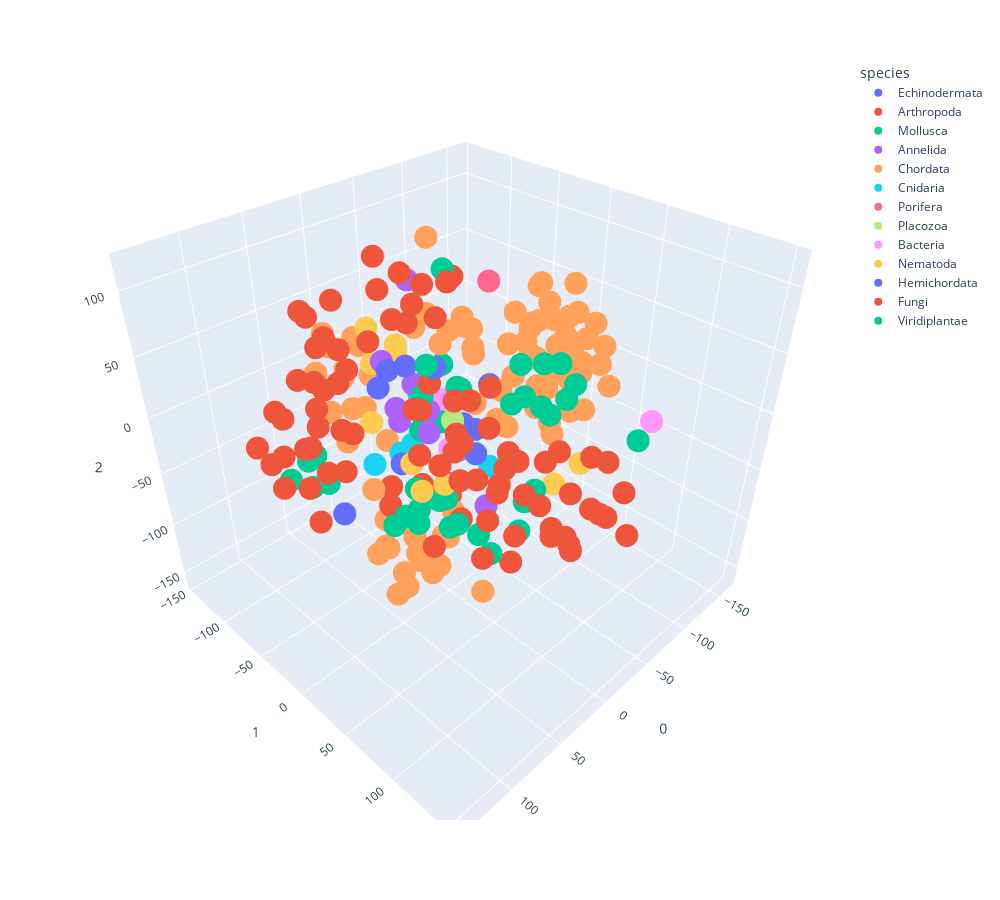

Notebook cell for this chart:
### Code cell
tsne_3d = TSNE(n_components=3, random_state=0)
proj_tsne_phyl_3d = tsne_3d.fit_transform(phyl)

tsne_phyl_3d = px.scatter_3d(
    proj_tsne_phyl_3d, x=0, y=1, z=2,
    color=colour.Color_species, labels={'color': 'species'}
)
tsne_phyl_3d.update_traces(marker_size=8)
tsne_phyl_3d.update_layout(xaxis_range=[-20, 20], yaxis_range=[-20, 20])
tsne_phyl_3d.update_layout(width=1000, height=900)
tsne_phyl_3d.update_xaxes(dtick=5)
tsne_phyl_3d.show()

### Figure 1 — Plotly figure (JSON) as saved in the notebook; plotly's stock layout.template omitted (floating-point values rounded to 4 significant figures)
{"data": [{"hovertemplate": "species=Echinodermata<br>0=%{x}<br>1=%{y}<br>2=%{z}<extra></extra>", "legendgroup": "Echinodermata", "marker": {"color": "#636efa", "size": 8, "symbol": "circle"}, "mode": "markers", "name": "Echinodermata", "scene": "scene", "showlegend": true, "type": "scatter3d", "x": [19.55, -2.874, 46.73, 27.63, 47.9, -43.1, -50.77, 135.8, 28.74, -63.58], "y": [8.312, 24.97, -18.64, -12.34, -6.892, -32.85, -21.94, 54.31, -18.64, -48.04], "z": [55.44, -17.73, 39.77, 51.39, 58.73, -64.78, -43.02, 25.96, -33.03, -56.35]}, {"hovertemplate": "species=Arthropoda<br>0=%{x}<br>1=%{y}<br>2=%{z}<extra></extra>", "legendgroup": "Arthropoda", "marker": {"color": "#EF553B", "size": 8, "symbol": "circle"}, "mode": "markers", "name": "Arthropoda", "scene": "scene", "showlegend": true, "type": "scatter3d", "x": [58.26, 62.05, 22.63, 36.18, 47.86, 5.384, 65.3, 82.37, -10.36, -17.92, 0.3541, 3.352, -12.32, 6.382, 15.6, 1.853, 57.12, -11.67, -25.44, -6.75, 41.93, -52.47, 27.53, 30.49, 74.67, 40.17, -1.392, 52.92, 46.7, 14.3, 22.87, 19.07, 27.58, 47.53, 38.8, 55.77, -0.1433, 76.68, 12.43, -82.22, -5.155, 70.47, 57.32, 30.41, 98.79, 118.5, 129.1, 128.4, 20.42, 86.67, 100.8, 102.8, 67.07, -22.37, 75.95, 58.57, 139.3, 140.8, 139.9, 116.4, 113.5, 117.5, 86.51, 78.21, 0.6852, 5.851, 119.4, 94.99, -13.51, 9.943, 17.62, -5.174, -35.32, 38.57, 41.15, 29.32, 45.74, -43.99, 22.89, 27.63, 44.83, -33.84, 82.06, 39.26], "y": [67.46, 94.62, 106.3, 127.3, 108.3, 71.83, 77.69, 78.37, 119.1, 87.58, 40.27, 119.3, 150.8, -66.01, 126.4, 137.6, 143.7, 102.9, 136.4, 107.9, 55.32, 103.4, 27.42, 44.75, 63.55, 108.0, -31.04, -55.11, 12.57, -18.52, -19.69, 9.017, 6.385, -12.91, -10.59, -79.7, -0.0537, -68.4, -51.89, -79.23, 59.98, -59.62, -60.76, -32.37, 8.416, 11.71, -16.81, -30.08, 76.43, -8.603, -25.1, -10.82, -31.87, 126.9, 53.68, -84.25, -1.064, -23.3, 4.202, -7.744, -33.88, -6.198, -28.48, -9.6, -17.79, 95.23, 18.51, 13.9, 38.77, 16.63, 38.92, 35.71, 24.2, 84.2, 78.83, 3.836, 15.7, -43.7, 29.34, 55.72, -65.75, -65.7, -30.83, -35.77], "z": [50.28, -30.34, -3.465, -1.345, -11.95, 4.265, 24.31, 45.05, 24.12, 8.352, 13.1, -45.63, -22.52, 106.9, -27.91, -4.096, 15.46, -53.34, -3.164, -9.555, -33.2, -10.18, -26.0, 17.85, -32.02, 16.02, -75.51, 30.0, 100.5, 90.41, 115.3, 92.5, 117.7, 114.4, 91.22, 21.48, 107.8, 37.15, -81.6, 58.29, -100.2, 86.45, 65.74, -79.12, 11.9, 57.5, 59.74, 12.79, 21.7, 29.71, 14.5, 52.66, 72.0, -27.63, 36.49, 77.47, 15.74, 35.71, 42.69, 30.34, 39.12, 0.6638, 82.65, 71.03, 23.73, 16.26, 27.33, 42.16, -43.99, 28.69, 42.65, 41.45, -49.07, 3.325, -21.26, 24.25, 38.2, -117.3, -0.843, -7.777, 87.45, -119.4, 48.33, 65.36]}, {"hovertemplate": "species=Mollusca<br>0=%{x}<br>1=%{y}<br>2=%{z}<extra></extra>", "legendgroup": "Mollusca", "marker": {"color": "#00cc96", "size": 8, "symbol": "circle"}, "mode": "markers", "name": "Mollusca", "scene": "scene", "showlegend": true, "type": "scatter3d", "x": [69.57, 41.39, 0.8639, 17.28, 24.06, -33.42, -3.489, 14.93, 0.6754, 100.6, 34.4, 18.95, 15.3, 40.21, 12.38, -13.11, 12.4, -7.765, -14.86, -46.63, -59.68, -51.28, 36.64, 13.53, -0.914, 16.89, -9.841, -54.35, -14.06, 19.36, -1.791, 78.38, 73.74, 74.14, 93.28, 95.67], "y": [79.99, 82.51, -32.99, 7.888, -7.878, -0.2029, -5.908, 103.7, 98.06, 56.3, 99.55, 118.3, 83.83, -3.302, 14.19, 74.12, 84.87, 76.74, 98.53, -33.96, -51.35, -59.6, 18.55, 77.78, -30.44, -17.54, -37.35, -60.93, 148.6, 76.65, 82.96, -54.06, -71.1, -47.33, -39.34, -62.44], "z": [-6.29, -47.38, -100.6, -58.68, -86.11, -128.0, -76.71, 60.6, 88.1, -2.952, 80.62, 80.33, -42.69, -66.55, -83.46, 72.25, -18.52, -24.45, 66.84, -8.946, -20.98, 0.1399, 68.78, 84.44, -23.46, -62.13, -0.313, 79.54, 49.75, 58.18, 49.22, -18.09, -34.56, -41.92, -30.36, -35.46]}, {"hovertemplate": "species=Annelida<br>0=%{x}<br>1=%{y}<br>2=%{z}<extra></extra>", "legendgroup": "Annelida", "marker": {"color": "#ab63fa", "size": 8, "symbol": "circle"}, "mode": "markers", "name": "Annelida", "scene": "scene", "showlegend": true, "type": "scatter3d", "x": [9.531, 0.2609, 17.08, -24.08, 17.72, -19.98, 27.46, -36.34, -21.06], "y": [-10.09, -56.37, -33.02, -63.51, 55.28, -52.15, -37.12, -80.39, -43.11], "z": [-10.77, -15.72, -8.278, -7.858, -35.92, -98.36, 44.67, 70.23, -21.61]}, {"hovertemplate": "species=Chordata<br>0=%{x}<br>1=%{y}<br>2=%{z}<extra></extra>", "legendgroup": "Chordata", "marker": {"color": "#FFA15A", "size": 8, "symbol": "circle"}, "mode": "markers", "name": "Chordata", "scene": "scene", "showlegend": true, "type": "scatter3d", "x": [27.12, -28.64, -4.064, -125.7, 68.77, -100.3, -116.6, -109.9, -88.95, -161.9, 51.1, -135.0, -122.1, -96.29, -100.5, -130.5, -139.6, -118.0, -132.4, -32.01, -134.7, -108.1, -126.4, -150.8, -139.7, -149.2, -110.5, 82.06, -152.9, -118.7, -102.4, -101.6, -65.58, 41.26, 18.04, 24.42, 1.65, -19.72, -20.6, -59.6, 17.29, 37.89, -35.07, -10.43, -1.004, 2.312, -37.62, 3.992, 19.89, -38.3, -22.56, -15.51, -17.91, -43.13, -28.07, -74.17, -59.79, -73.82, -83.03, -70.55, -60.19, -66.81, -50.77, -76.73, 25.65, -63.51, -42.66, -102.7, -20.62, -33.68, -58.44, -22.46, -7.202, 12.76, -5.956, 34.64, -6.776, -30.17, 9.746, 15.79, 2.909, -15.0, -31.42, -79.74, -139.9, -133.3, 18.08, 67.31], "y": [-84.4, 30.8, 4.234, 10.15, 17.25, 0.8681, -4.838, 25.43, -3.033, -3.419, 35.81, 41.14, 28.52, -7.987, 19.71, -42.05, -16.51, -3.935, -16.67, -108.2, -31.94, 18.39, -26.1, 22.57, -2.337, -5.198, -14.36, 44.25, -37.45, 42.47, -36.06, -29.18, 26.05, -24.22, -54.51, -27.3, 0.8954, -27.65, -16.1, -100.5, -56.99, -41.83, -56.79, -56.64, -36.56, -8.751, 12.53, -36.01, -15.53, -24.09, -30.73, -15.12, -39.63, -17.74, -2.463, 18.49, 44.32, 36.34, 44.68, 45.04, 22.32, -42.39, 47.17, 46.37, -106.2, 26.42, 40.36, -30.37, 6.763, 19.35, 69.82, -110.0, -129.6, -93.77, -143.8, 69.6, -103.0, -136.0, -100.9, -134.5, -112.9, -123.0, -125.0, -62.66, 9.617, 24.45, -115.4, -4.726], "z": [-47.4, -4.331, -26.35, 13.54, -111.5, -28.77, -6.65, -7.195, 39.39, 1.706, -89.4, -12.46, -34.37, 12.23, 19.24, -3.876, -0.9869, 35.3, -28.63, -87.49, 51.06, 50.14, 23.1, 9.353, 58.87, 29.61, 62.78, -75.88, 25.89, 14.46, 7.574, -19.18, 11.88, -110.3, -113.9, -149.8, -108.1, -137.7, -105.1, 13.99, -144.0, -129.9, 111.1, -139.2, -159.0, -144.0, -10.91, -129.7, -124.1, 59.36, 41.38, 60.46, 64.1, 35.23, 42.14, -14.62, -9.334, -29.99, -9.994, 58.94, 63.83, 32.15, 25.45, 21.18, 39.18, 35.86, 50.48, 37.57, 8.251, 19.17, 52.64, -8.71, -23.22, -27.42, 0.1574, -95.82, -39.59, -5.178, -57.31, -11.21, -4.257, 13.59, -29.4, 21.62, -15.7, 37.07, -38.59, -27.46]}, {"hovertemplate": "species=Cnidaria<br>0=%{x}<br>1=%{y}<br>2=%{z}<extra></extra>", "legendgroup": "Cnidaria", "marker": {"color": "#19d3f3", "size": 8, "symbol": "circle"}, "mode": "markers", "name": "Cnidaria", "scene": "scene", "showlegend": true, "type": "scatter3d", "x": [31.19, -38.78, -53.88, -16.9, 6.765, -46.33], "y": [-47.35, -73.58, -8.352, -58.61, -45.35, -81.75], "z": [-47.46, -66.62, -73.76, -58.81, -48.47, -35.11]}, {"hovertemplate": "species=Porifera<br>0=%{x}<br>1=%{y}<br>2=%{z}<extra></extra>", "legendgroup": "Porifera", "marker": {"color": "#FF6692", "size": 8, "symbol": "circle"}, "mode": "markers", "name": "Porifera", "scene": "scene", "showlegend": true, "type": "scatter3d", "x": [-50.04], "y": [-9.689], "z": [88.39]}, {"hovertemplate": "species=Placozoa<br>0=%{x}<br>1=%{y}<br>2=%{z}<extra></extra>", "legendgroup": "Placozoa", "marker": {"color": "#B6E880", "size": 8, "symbol": "circle"}, "mode": "markers", "name": "Placozoa", "scene": "scene", "showlegend": true, "type": "scatter3d", "x": [-20.21], "y": [-15.98], "z": [-17.16]}, {"hovertemplate": "species=Bacteria<br>0=%{x}<br>1=%{y}<br>2=%{z}<extra></extra>", "legendgroup": "Bacteria", "marker": {"color": "#FF97FF", "size": 8, "symbol": "circle"}, "mode": "markers", "name": "Bacteria", "scene": "scene", "showlegend": true, "type": "scatter3d", "x": [-60.33, -66.54, -23.27], "y": [128.2, -75.13, -22.54], "z": [31.68, -46.67, -47.87]}, {"hovertemplate": "species=Nematoda<br>0=%{x}<br>1=%{y}<br>2=%{z}<extra></extra>", "legendgroup": "Nematoda", "marker": {"color": "#FECB52", "size": 8, "symbol": "circle"}, "mode": "markers", "name": "Nematoda", "scene": "scene", "showlegend": true, "type": "scatter3d", "x": [57.31, 53.33, 60.46, -20.92, -5.583, 4.283, -58.75, -45.1, 45.89, 13.3], "y": [33.92, 51.73, 28.43, -78.53, -60.44, -77.36, 75.7, 63.67, -29.09, -69.69], "z": [-12.95, 0.4993, 8.812, 22.0, 30.0, 16.56, -28.99, -47.02, 6.527, 53.0]}, {"hovertemplate": "species=Hemichordata<br>0=%{x}<br>1=%{y}<br>2=%{z}<extra></extra>", "legendgroup": "Hemichordata", "marker": {"color": "#636efa", "size": 8, "symbol": "circle"}, "mode": "markers", "name": "Hemichordata", "scene": "scene", "showlegend": true, "type": "scatter3d", "x": [-43.75], "y": [-0.9483], "z": [10.54]}, {"hovertemplate": "species=Fungi<br>0=%{x}<br>1=%{y}<br>2=%{z}<extra></extra>", "legendgroup": "Fungi", "marker": {"color": "#EF553B", "size": 8, "symbol": "circle"}, "mode": "markers", "name": "Fungi", "scene": "scene", "showlegend": true, "type": "scatter3d", "x": [-64.13, 77.65], "y": [85.16, -58.06], "z": [-69.28, -82.66]}, {"hovertemplate": "species=Viridiplantae<br>0=%{x}<br>1=%{y}<br>2=%{z}<extra></extra>", "legendgroup": "Viridiplantae", "marker": {"color": "#00cc96", "size": 8, "symbol": "circle"}, "mode": "markers", "name": "Viridiplantae", "scene": "scene", "showlegend": true, "type": "scatter3d", "x": [-39.33], "y": [-48.72], "z": [-43.31]}], "layout": {"height": 900, "legend": {"title": {"text": "species"}, "tracegroupgap": 0}, "margin": {"t": 60}, "scene": {"aspectmode": "auto", "aspectratio": {"x": 1.04, "y": 1.012, "z": 0.9503}, "camera": {"projection": {"type": "perspective"}}, "domain": {"x": [0, 1], "y": [0, 1]}, "xaxis": {"title": {"text": "0"}, "type": "linear"}, "yaxis": {"title": {"text": "1"}, "type": "linear"}, "zaxis": {"title": {"text": "2"}, "type": "linear"}}, "width": 1000, "xaxis": {"dtick": 5, "range": [-20, 20]}, "yaxis": {"range": [-20, 20]}}}
